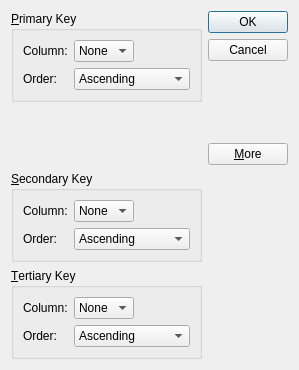
<?xml version="1.0" encoding="UTF-8"?>
<ui version="4.0">
 <class>SortDialog</class>
 <widget class="QDialog" name="SortDialog">
  <property name="geometry">
   <rect>
    <x>0</x>
    <y>0</y>
    <width>299</width>
    <height>370</height>
   </rect>
  </property>
  <property name="windowTitle">
   <string>Sort</string>
  </property>
  <layout class="QGridLayout" name="gridLayout_4">
   <item row="0" column="0">
    <widget class="QGroupBox" name="primaryGroupBox">
     <property name="title">
      <string>&amp;Primary Key</string>
     </property>
     <layout class="QGridLayout" name="gridLayout">
      <item row="0" column="0">
       <widget class="QLabel" name="label">
        <property name="text">
         <string>Column:</string>
        </property>
       </widget>
      </item>
      <item row="0" column="1">
       <widget class="QComboBox" name="primaryColumnCombo">
        <item>
         <property name="text">
          <string>None</string>
         </property>
        </item>
       </widget>
      </item>
      <item row="0" column="2">
       <spacer name="horizontalSpacer">
        <property name="orientation">
         <enum>Qt::Horizontal</enum>
        </property>
        <property name="sizeHint" stdset="0">
         <size>
          <width>40</width>
          <height>20</height>
         </size>
        </property>
       </spacer>
      </item>
      <item row="1" column="0">
       <widget class="QLabel" name="label_2">
        <property name="text">
         <string>Order:</string>
        </property>
       </widget>
      </item>
      <item row="1" column="1" colspan="2">
       <widget class="QComboBox" name="primaryOrderCombo">
        <item>
         <property name="text">
          <string>Ascending</string>
         </property>
        </item>
        <item>
         <property name="text">
          <string>Descending</string>
         </property>
        </item>
       </widget>
      </item>
     </layout>
    </widget>
   </item>
   <item row="0" column="1" rowspan="2">
    <layout class="QVBoxLayout" name="verticalLayout">
     <item>
      <widget class="QPushButton" name="okButton">
       <property name="text">
        <string>OK</string>
       </property>
       <property name="default">
        <bool>true</bool>
       </property>
      </widget>
     </item>
     <item>
      <widget class="QPushButton" name="cancelButton">
       <property name="text">
        <string>Cancel</string>
       </property>
      </widget>
     </item>
     <item>
      <spacer name="verticalSpacer">
       <property name="orientation">
        <enum>Qt::Vertical</enum>
       </property>
       <property name="sizeHint" stdset="0">
        <size>
         <width>20</width>
         <height>0</height>
        </size>
       </property>
      </spacer>
     </item>
     <item>
      <widget class="QPushButton" name="moreButton">
       <property name="text">
        <string>&amp;More</string>
       </property>
       <property name="checkable">
        <bool>true</bool>
       </property>
      </widget>
     </item>
    </layout>
   </item>
   <item row="1" column="0">
    <spacer name="verticalSpacer_2">
     <property name="orientation">
      <enum>Qt::Vertical</enum>
     </property>
     <property name="sizeHint" stdset="0">
      <size>
       <width>20</width>
       <height>40</height>
      </size>
     </property>
    </spacer>
   </item>
   <item row="2" column="0">
    <widget class="QGroupBox" name="secondaryGroupBox">
     <property name="title">
      <string>&amp;Secondary Key</string>
     </property>
     <layout class="QGridLayout" name="gridLayout_2">
      <item row="0" column="0">
       <widget class="QLabel" name="label_3">
        <property name="text">
         <string>Column:</string>
        </property>
       </widget>
      </item>
      <item row="0" column="1">
       <widget class="QComboBox" name="secondaryColumnCombo">
        <item>
         <property name="text">
          <string>None</string>
         </property>
        </item>
       </widget>
      </item>
      <item row="0" column="2">
       <spacer name="horizontalSpacer_2">
        <property name="orientation">
         <enum>Qt::Horizontal</enum>
        </property>
        <property name="sizeHint" stdset="0">
         <size>
          <width>40</width>
          <height>20</height>
         </size>
        </property>
       </spacer>
      </item>
      <item row="1" column="0">
       <widget class="QLabel" name="label_4">
        <property name="text">
         <string>Order:</string>
        </property>
       </widget>
      </item>
      <item row="1" column="1" colspan="2">
       <widget class="QComboBox" name="secondaryOrderCombo">
        <item>
         <property name="text">
          <string>Ascending</string>
         </property>
        </item>
        <item>
         <property name="text">
          <string>Descending</string>
         </property>
        </item>
       </widget>
      </item>
     </layout>
    </widget>
   </item>
   <item row="3" column="0">
    <widget class="QGroupBox" name="tertiaryGroupBox">
     <property name="title">
      <string>&amp;Tertiary Key</string>
     </property>
     <layout class="QGridLayout" name="gridLayout_3">
      <item row="0" column="0">
       <widget class="QLabel" name="label_5">
        <property name="text">
         <string>Column:</string>
        </property>
       </widget>
      </item>
      <item row="0" column="1">
       <widget class="QComboBox" name="tertiaryColumnCombo">
        <item>
         <property name="text">
          <string>None</string>
         </property>
        </item>
       </widget>
      </item>
      <item row="0" column="2">
       <spacer name="horizontalSpacer_3">
        <property name="orientation">
         <enum>Qt::Horizontal</enum>
        </property>
        <property name="sizeHint" stdset="0">
         <size>
          <width>40</width>
          <height>20</height>
         </size>
        </property>
       </spacer>
      </item>
      <item row="1" column="0">
       <widget class="QLabel" name="label_6">
        <property name="text">
         <string>Order:</string>
        </property>
       </widget>
      </item>
      <item row="1" column="1" colspan="2">
       <widget class="QComboBox" name="tertiaryOrderCombo">
        <item>
         <property name="text">
          <string>Ascending</string>
         </property>
        </item>
        <item>
         <property name="text">
          <string>Descending</string>
         </property>
        </item>
       </widget>
      </item>
     </layout>
    </widget>
   </item>
  </layout>
 </widget>
 <tabstops>
  <tabstop>primaryColumnCombo</tabstop>
  <tabstop>primaryOrderCombo</tabstop>
  <tabstop>secondaryColumnCombo</tabstop>
  <tabstop>secondaryOrderCombo</tabstop>
  <tabstop>tertiaryColumnCombo</tabstop>
  <tabstop>tertiaryOrderCombo</tabstop>
  <tabstop>okButton</tabstop>
  <tabstop>cancelButton</tabstop>
  <tabstop>moreButton</tabstop>
 </tabstops>
 <resources/>
 <connections>
  <connection>
   <sender>okButton</sender>
   <signal>clicked()</signal>
   <receiver>SortDialog</receiver>
   <slot>accept()</slot>
   <hints>
    <hint type="sourcelabel">
     <x>273</x>
     <y>21</y>
    </hint>
    <hint type="destinationlabel">
     <x>262</x>
     <y>229</y>
    </hint>
   </hints>
  </connection>
  <connection>
   <sender>cancelButton</sender>
   <signal>clicked()</signal>
   <receiver>SortDialog</receiver>
   <slot>reject()</slot>
   <hints>
    <hint type="sourcelabel">
     <x>254</x>
     <y>52</y>
    </hint>
    <hint type="destinationlabel">
     <x>258</x>
     <y>300</y>
    </hint>
   </hints>
  </connection>
  <connection>
   <sender>moreButton</sender>
   <signal>toggled(bool)</signal>
   <receiver>secondaryGroupBox</receiver>
   <slot>setVisible(bool)</slot>
   <hints>
    <hint type="sourcelabel">
     <x>229</x>
     <y>137</y>
    </hint>
    <hint type="destinationlabel">
     <x>108</x>
     <y>163</y>
    </hint>
   </hints>
  </connection>
  <connection>
   <sender>moreButton</sender>
   <signal>toggled(bool)</signal>
   <receiver>tertiaryGroupBox</receiver>
   <slot>setVisible(bool)</slot>
   <hints>
    <hint type="sourcelabel">
     <x>231</x>
     <y>150</y>
    </hint>
    <hint type="destinationlabel">
     <x>188</x>
     <y>316</y>
    </hint>
   </hints>
  </connection>
 </connections>
</ui>
